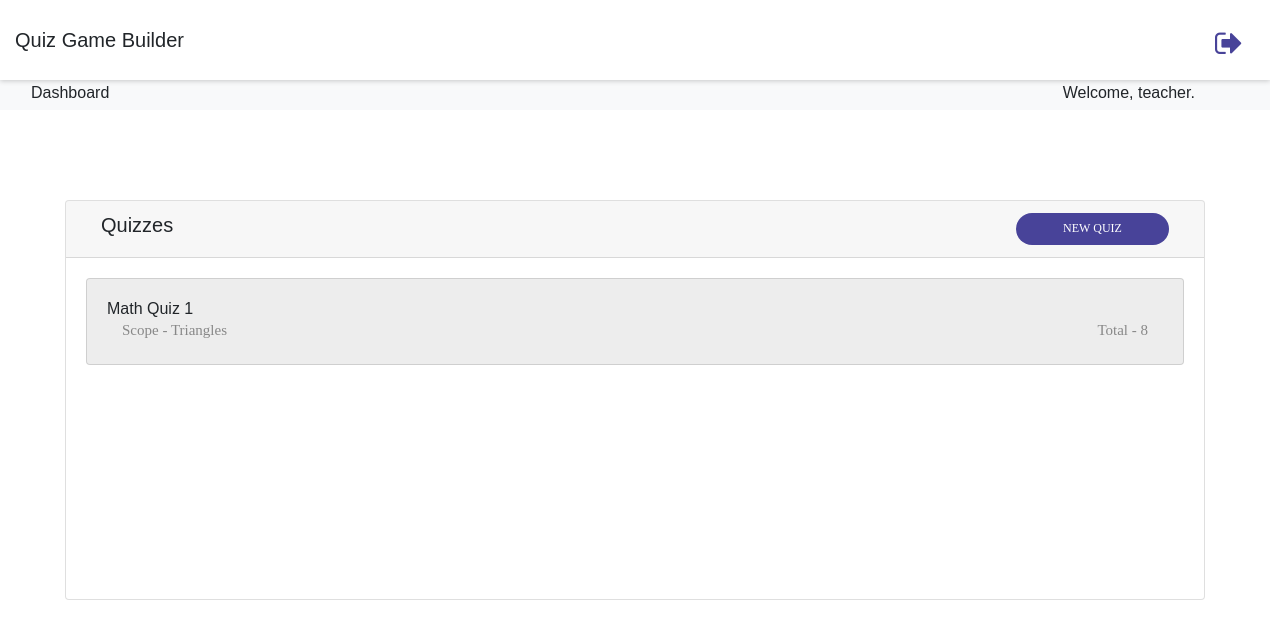
The page /admin/files/dashboard.php (signed in) on the database its author committed.
### tables this page shows
CREATE TABLE `tbl_tests` (
  `id` int(11) NOT NULL,
  `teacher_id` int(11) NOT NULL,
  `title` varchar(255) NOT NULL,
  `total_questions` int(11) NOT NULL,
  `scope` varchar(1000) NOT NULL,
  `random_choice` tinyint(1) NOT NULL,
  `generatedCode` varchar(255) NOT NULL
);

### admin/files/dashboard.php (the view, shortened to what this page needs)
<!DOCTYPE html>
<html lang="en">
<head>
  <link rel="stylesheet" href="https://cdnjs.cloudflare.com/ajax/libs/font-awesome/4.7.0/css/font-awesome.min.css">
  <link href="../assets/css/bootstrap.min.css" rel="stylesheet" />
  <link href="../assets/css/main.css" rel="stylesheet" />
  <link href="../../css/main.css" rel="stylesheet" />
  <link href="../../css/header.css" rel="stylesheet" />
</head>
<body class="">
  <header class="header1">
        <div class="container-menu-header">
				<div class="wrap_header">
            <div class="row justify-content-between" style="display: contents;">
              <div class="col-10">
                    <h5 class="title" style="float: left;">Quiz Game Builder</h5>
              </div>
              <div class="col-2">
                  <a href="./logout.php">  <i class="fa fa-sign-out fa-2x" aria-hidden="true"  style="float:right;color:#484399;margin-top:0px;margin-right:-60px;width:100px !important;float:right !important; height:25px "></i></a>
              </div>
            </div>
				</div>
			</div>
			<div class="wrap_header_mobile">
      <h5 class="title" style="float: left;">Quiz Game Builder</h5>
         <a href="./logout.php">  <i class="fa fa-sign-out fa-2x" aria-hidden="true"  style="float:right;color:#484399;margin-top:0px;margin-right:-60px;width:100px !important;float:right !important; height:25px "></i></a>
			</div>
	</header>
  <nav class="navbar navbar-light bg-light">
      <div class="row justify-content-between" style="display: contents; width:100%;">
      <div class="col-6 col-sm-8 col-lg-10">
          <h6>Dashboard</h6>
      </div>
      <div class="col-4 col-sm-4 col-lg-2">
         <h6>Welcome, teacher. </h6>
      </div>
  </div>
</nav>
  <div class="wrapper ">
    <div class="main-panel" style="width: 100%; ">
      <div class="content" style="margin-top:40px; padding:50px 50px;">
        <div class="row">
          <div class="col-md-12">
            <div class="card" style="min-height:400px;">
              <div class="card-header">
                <div class="row">
                  <div class="col-lg-10 col-md-8 col-sm-6 col-6">
                  <h5 class="title" style="float: left">Quizzes</h5>
                  </div>
                  <div class="col-lg-2 col-md-4 col-sm-6 col-6">
                       <button class="role-form-btn admin-btn" onclick="redirect_to_new_test()" style="height: 2rem;"> New Quiz</button>
                  </div>
                </div>
              </div>
              <div class="card-body" >
              <?php
                    include '../../database/config.php';
                    $user_id = $_SESSION["user_id"];
                    $sql = "select * from tbl_tests where teacher_id = $user_id ";
                    $result = mysqli_query($conn,$sql);
                    if(mysqli_num_rows($result) > 0) {
                      while($row = mysqli_fetch_assoc($result)) {
                        ?>
                          <div class="card" style="background:#ededed;">
                              <div class="card-body" onclick="submit(<?= $row['id'];?>)">
                                <h6><?= $row["title"];?></h6>
                                <div class="row">
                                  <div class="col-md-8">
                                    <p>Scope - <?= $row['scope'];?></p>
                                  </div>
                                  <div class="col-md-4">
                                    <p style="text-align:right;">Total - <?= $row['total_questions'];?></p>
                                  </div>
                                </div>
                              </div>
                          </div> <br>
                        <?php
                      }
                    }
                    else {
                      ?>
                      <div id="no-data">
                          <center><h5>No Data</h5></center>
                      </div>
                      <?php
                    }
                  ?>
              </div>
            </div>
          </div>
        </div>
      </div>
    </div>
  </div>
</body>
</html>

### admin/assets/css/main.css (style rules this page uses)
.card-body { display: flex; flex-direction: column; }
.card-body div.row { margin-top: auto; }
i { cursor: pointer; }
.card { display: flex !important; width:auto !important; box-shadow: none !important; border:1px solid rgba(0,0,0,.125) !important; }

### css/main.css (style rules this page uses)
* { margin: 0px; padding: 0px; box-sizing: border-box; }
body, html { height: 100%; font-family: Poppins-Regular, sans-serif; min-height: 100vh; justify-content: center; align-items: center; padding: 0; margin: 0; }
a { font-family: Poppins-Regular; font-size: 14px; line-height: 1.7; color: #666666; margin: 0px; transition: all 0.4s; -webkit-transition: all 0.4s; -o-transition: all 0.4s; -moz-transition: all 0.4s; }
h1,h2,h3,h4,h5,h6 { margin: 0px; }
p { font-family: Poppins-Regular; font-size: 14px; line-height: 1.7; color: #666666; margin: 0px; }
button { outline: none !important; border: none; background: transparent; }
.row { margin: 0px; }
.role-form-btn, .login100-form-btn, .create-btn , .publish-btn { font-family: Montserrat-Bold; font-size: 12px; line-height: 1.3; color: #fff; text-transform: uppercase; width: 100%; height: 35px; border-radius: 25px; background: #484399; display: -webkit-box; display: -webkit-flex; display: -moz-box; display: -ms-flexbox; display: flex; justify-content: center; align-items: center; padding: 0 25px; -webkit-transition: all 0.4s; -o-transition: all 0.4s; -moz-transition: all 0.4s; transition: all 0.4s; }

### css/header.css (style rules this page uses)
* { margin: 0px; padding: 0px; box-sizing: border-box; }
body, html { height: 100%; font-family: Montserrat-Regular, sans-serif; font-weight: 400; }
a { font-family: Montserrat-Regular; font-weight: 400; font-size: 15px; line-height: 1.7; color: #666666; margin: 0px; transition: all 0.4s; -webkit-transition: all 0.4s; -o-transition: all 0.4s; -moz-transition: all 0.4s; }
h1,h2,h3,h4,h5,h6 { margin: 0px; }
p { font-family: Montserrat-Regular; font-size: 15px; line-height: 1.7; color: #888888; margin: 0px; }
button { outline: none !important; border: none; background: transparent; }
.header1 { height: 75px; -webkit-transition: all 0.3s; -o-transition: all 0.3s; -moz-transition: all 0.3s; transition: all 0.3s; }
.container-menu-header { width: 100%; top: 0; left: 0; position: fixed; z-index: 1100; box-shadow: 0 1px 5px 0px rgba(0,0,0,0.2); -moz-box-shadow: 0 1px 5px 0px rgba(0,0,0,0.2); -webkit-box-shadow: 0 1px 5px 0px rgba(0,0,0,0.2); -o-box-shadow: 0 1px 5px 0px rgba(0,0,0,0.2); -ms-box-shadow: 0 1px 5px 0px rgba(0,0,0,0.2); }
.wrap_header { display: -webkit-box; display: -webkit-flex; display: -moz-box; display: -ms-flexbox; display: flex; flex-wrap: wrap; width: 100%; height: 80px; background-color: white; align-items: center; position: relative; -webkit-transition: all 0.3s; -o-transition: all 0.3s; -moz-transition: all 0.3s; transition: all 0.3s; }
.wrap_header_mobile { display: -webkit-box; display: -webkit-flex; display: -moz-box; display: -ms-flexbox; display: flex; flex-wrap: wrap; align-items: center; justify-content: space-between; min-height: 80px; padding-left: 20px; padding-top: 10px; padding-bottom: 10px; background-color: white; }
body { padding-right: 0px !important; }

### rows shown on the page
tbl_tests: title "Math Quiz 1", scope "Triangles", total_questions "8"
